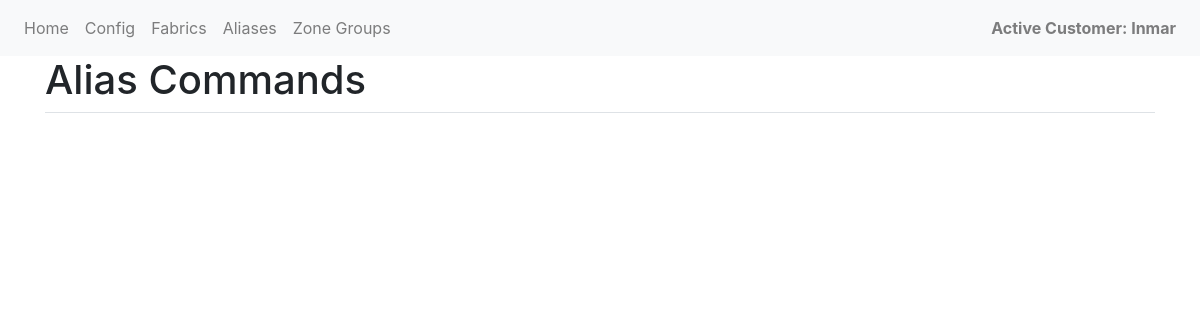
The page /create-aliases/ on the database as committed earlier.
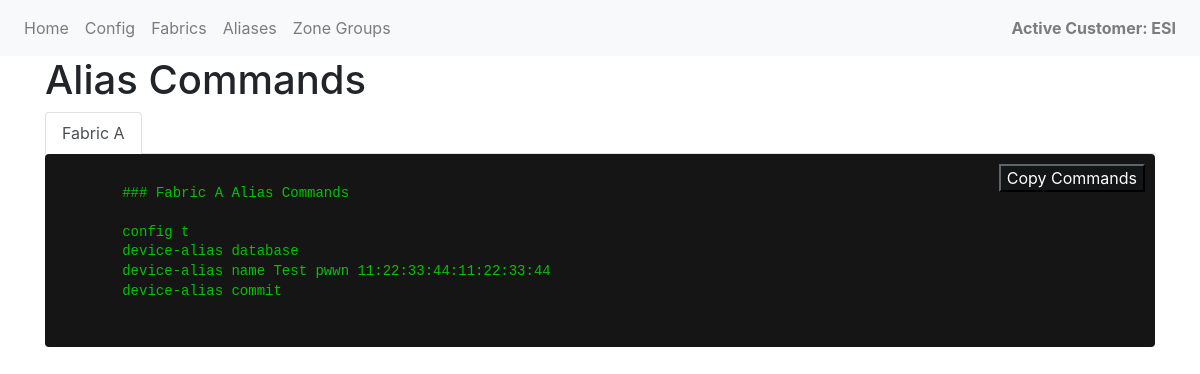
The same page on the database as committed later.
### san_app/models.py (models this page shows, shortened)
class Customer(models.Model):
    name = models.CharField(max_length=200, unique=True)
    class Meta:
        ordering = ['name']
    def __str__(self):
        return self.name

class Fabric(models.Model):
    customer = models.ForeignKey(Customer, related_name='fabric_customer',
                        on_delete=models.CASCADE)
    name = models.CharField(max_length=64)
    zoneset_name = models.CharField(max_length=200)
    vsan = models.IntegerField(blank=True, null=True)
    exists = models.BooleanField(default=False)
    class Meta:
        unique_together = ['customer', 'name']

### san_app/views.py (the view)
# urls.py: path('create-aliases/', views.create_aliases, name='create_aliases'),
def create_aliases(request):
    config = Config.objects.first()
    all_aliases = Alias.objects.filter(create='True', customer=config.customer)
    print(all_aliases)
    alias_command_dict = defaultdict(list)
    for alias in all_aliases:
        key = alias.fabric.name
        if config.san_vendor == 'CI':
            if config.cisco_alias == 'device-alias':
                if len(alias_command_dict[key]) == 0:
                    alias_command_dict[key].extend(['config t','device-alias database'])
                alias_command_dict[key].append(f'device-alias name {alias.name} pwwn {alias.wwpn}')
            elif config.cisco_alias == 'fcalias':
                alias_command_dict[key].append(f'fcalias name {alias.name} vsan {alias.fabric.vsan} ; member pwwn {alias.wwpn} {alias.use}')
        elif config.san_vendor == 'BR':
            alias_command_dict[key].append(f'alicreate "{alias.name}", "{alias.wwpn}"')
    if config.san_vendor == 'CI' and config.cisco_alias == 'device-alias':
        for key in alias_command_dict:
            alias_command_dict[key].append('device-alias commit')
    alias_command_dict = dict(alias_command_dict)
    sorted_dict = dict(sorted(alias_command_dict.items()))
    context = {'alias_command_dict': sorted_dict}
    return render(request, 'create_aliases.html', context)

### san_app/context_processors.py (called while the page is built)
def active_customer(request):
    config = Config.objects.select_related('customer').first()
    return {'active_customer': config.customer if config else None}

### san_app/models.py (called while the page is built)
    def __str__(self):
        return f'{self.customer}: {self.name}'

### san_app/templates/create_aliases.html (shortened to what this page needs)
<!DOCTYPE html>
{% extends "base_generic.html" %}
{% load static %}
{% block content %}
<h1>Alias Commands</h1>
<ul class="nav nav-tabs">
  {% for fabric in alias_command_dict %}
    <li class="nav-item">
      <a class="nav-link {% if forloop.first %}active{% endif %}" data-toggle="tab" href="#{{ fabric|cut:' ' }}">{{ fabric }}</a>
    </li>
  {% endfor %}
</ul>
<div class="tab-content">
  {% for key, value in alias_command_dict.items %}
    <div id="{{ key|cut:' ' }}" class="tab-pane fade{% if forloop.first %} show active{% endif %}">
      <div class="code-block">
        <pre><code>
        ### {{ key }} Alias Commands
        {% for command in value %}
        {{ command }}{% endfor %}
        </code></pre>
        <button class="copy-button" onclick="copyCode()">Copy Commands</button>
      </div>
    </div>
  {% endfor %}
</div>
{% endblock %}

### san_app/templates/base_generic.html (shortened to what this page needs)
<!DOCTYPE html>
{% load static %}
<html lang="en">
<head>
    <link href="{% static 'san_app/handsontable/handsontable.full.min.css' %}" rel="stylesheet">
    <link rel="stylesheet" type="text/css" href="{% static 'css/main.css' %}">
    <link rel="stylesheet" href="https://cdn.jsdelivr.net/npm/bootstrap@4.0.0/dist/css/bootstrap.min.css">
</head>
<body>
    <nav class="navbar navbar-expand-lg navbar-light bg-light">
        <div class="collapse navbar-collapse" id="navbarNavAltMarkup">
            <div class="navbar-nav">
                <a class="nav-item nav-link {% if request.resolver_match.url_name == 'index' %}active{% endif %}" href="{% url 'index' %}">Home</a>
                <a class="nav-item nav-link {% if request.resolver_match.url_name == 'config' %}active{% endif %}" href="{% url 'config' %}">Config</a>
                <a class="nav-item nav-link {% if request.resolver_match.url_name == 'fabrics' %}active{% endif %}" href="{% url 'fabrics' %}">Fabrics</a>
                <a class="nav-item nav-link {% if request.resolver_match.url_name == 'aliases' %}active{% endif %}" href="{% url 'aliases' %}">Aliases</a>
                <a class="nav-item nav-link {% if request.resolver_match.url_name == 'zones_groups' %}active{% endif %}" href="{% url 'zone_groups' %}">Zone Groups</a>
            </div>
            <div id="active-customer-placeholder" class="navbar-nav ml-auto">
                {% if active_customer %}
                    <a class="nav-item nav-link active-customer">Active Customer: {{ active_customer.name }}</a>
                {% else %}
                    <a class="nav-item nav-link" href="#">No Active Customer</a>
                {% endif %}
            </div>
        </div>
    </nav>
    <main>
        <div class="container">
        {% block content %}{% endblock %}
        </div>
    </main>
</body>
</html>

Rows that differ between the two databases and show on the page:
removed Customer: name "Inmar"
now on this page (row unchanged): Customer: name "ESI"
added Fabric: alias_command_dict "Fabric A", alias_command_dict "Fabric A"
Other text that changed with them:
new list line: "### Alias Commands config t device-alias database device-alias name Test pwwn 11:22:33:44:11:22:33:44 device-alias commit Copy Commands"
